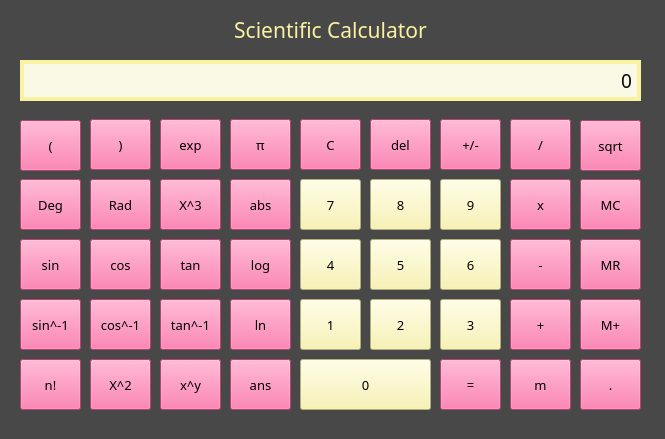
<?xml version="1.0" encoding="UTF-8"?>
<ui version="4.0">
 <class>MainWindow</class>
 <widget class="QMainWindow" name="MainWindow">
  <property name="geometry">
   <rect>
    <x>0</x>
    <y>0</y>
    <width>665</width>
    <height>439</height>
   </rect>
  </property>
  <property name="windowTitle">
   <string>Calculator</string>
  </property>
  <property name="windowIcon">
   <iconset>
    <normaloff>../../Codemy/GUI/gui-images/icons/bonus/icons-shadowless-24/calculator.png</normaloff>../../Codemy/GUI/gui-images/icons/bonus/icons-shadowless-24/calculator.png</iconset>
  </property>
  <property name="styleSheet">
   <string notr="true">background-color:rgb(72, 72, 72);</string>
  </property>
  <widget class="QWidget" name="centralwidget">
   <widget class="QLabel" name="label">
    <property name="geometry">
     <rect>
      <x>170</x>
      <y>14</y>
      <width>321</width>
      <height>31</height>
     </rect>
    </property>
    <property name="sizePolicy">
     <sizepolicy hsizetype="Preferred" vsizetype="Preferred">
      <horstretch>0</horstretch>
      <verstretch>0</verstretch>
     </sizepolicy>
    </property>
    <property name="font">
     <font>
      <family>Eras Demi ITC</family>
      <pointsize>16</pointsize>
     </font>
    </property>
    <property name="autoFillBackground">
     <bool>false</bool>
    </property>
    <property name="styleSheet">
     <string notr="true">color: rgb(249, 242, 162);</string>
    </property>
    <property name="frameShape">
     <enum>QFrame::NoFrame</enum>
    </property>
    <property name="frameShadow">
     <enum>QFrame::Plain</enum>
    </property>
    <property name="text">
     <string>Scientific Calculator</string>
    </property>
    <property name="alignment">
     <set>Qt::AlignCenter</set>
    </property>
   </widget>
   <widget class="QPushButton" name="btn_open">
    <property name="geometry">
     <rect>
      <x>20</x>
      <y>120</y>
      <width>61</width>
      <height>51</height>
     </rect>
    </property>
    <property name="sizePolicy">
     <sizepolicy hsizetype="Minimum" vsizetype="Fixed">
      <horstretch>0</horstretch>
      <verstretch>0</verstretch>
     </sizepolicy>
    </property>
    <property name="font">
     <font>
      <family>Eras Demi ITC</family>
      <pointsize>10</pointsize>
      <weight>50</weight>
      <bold>false</bold>
      <strikeout>false</strikeout>
      <kerning>false</kerning>
     </font>
    </property>
    <property name="styleSheet">
     <string notr="true">background-color:rgb(255, 92, 157) ;
</string>
    </property>
    <property name="text">
     <string>(</string>
    </property>
   </widget>
   <widget class="QPushButton" name="btn_Deg">
    <property name="geometry">
     <rect>
      <x>20</x>
      <y>179</y>
      <width>61</width>
      <height>51</height>
     </rect>
    </property>
    <property name="sizePolicy">
     <sizepolicy hsizetype="Minimum" vsizetype="Fixed">
      <horstretch>0</horstretch>
      <verstretch>0</verstretch>
     </sizepolicy>
    </property>
    <property name="font">
     <font>
      <family>Eras Demi ITC</family>
      <pointsize>10</pointsize>
      <weight>50</weight>
      <bold>false</bold>
      <strikeout>false</strikeout>
      <kerning>false</kerning>
     </font>
    </property>
    <property name="styleSheet">
     <string notr="true">background-color:rgb(255, 92, 157) ;
</string>
    </property>
    <property name="text">
     <string>Deg</string>
    </property>
   </widget>
   <widget class="QPushButton" name="btn_sin">
    <property name="geometry">
     <rect>
      <x>20</x>
      <y>239</y>
      <width>61</width>
      <height>51</height>
     </rect>
    </property>
    <property name="sizePolicy">
     <sizepolicy hsizetype="Minimum" vsizetype="Fixed">
      <horstretch>0</horstretch>
      <verstretch>0</verstretch>
     </sizepolicy>
    </property>
    <property name="font">
     <font>
      <family>Eras Demi ITC</family>
      <pointsize>10</pointsize>
      <weight>50</weight>
      <bold>false</bold>
      <strikeout>false</strikeout>
      <kerning>false</kerning>
     </font>
    </property>
    <property name="styleSheet">
     <string notr="true">background-color:rgb(255, 92, 157) ;
</string>
    </property>
    <property name="text">
     <string>sin</string>
    </property>
   </widget>
   <widget class="QPushButton" name="btn_arcsin">
    <property name="geometry">
     <rect>
      <x>20</x>
      <y>299</y>
      <width>61</width>
      <height>51</height>
     </rect>
    </property>
    <property name="sizePolicy">
     <sizepolicy hsizetype="Minimum" vsizetype="Fixed">
      <horstretch>0</horstretch>
      <verstretch>0</verstretch>
     </sizepolicy>
    </property>
    <property name="font">
     <font>
      <family>Eras Demi ITC</family>
      <pointsize>10</pointsize>
      <weight>50</weight>
      <bold>false</bold>
      <strikeout>false</strikeout>
      <kerning>false</kerning>
     </font>
    </property>
    <property name="styleSheet">
     <string notr="true">background-color:rgb(255, 92, 157) ;
</string>
    </property>
    <property name="text">
     <string>sin^-1</string>
    </property>
   </widget>
   <widget class="QPushButton" name="btn_nf">
    <property name="geometry">
     <rect>
      <x>20</x>
      <y>359</y>
      <width>61</width>
      <height>51</height>
     </rect>
    </property>
    <property name="sizePolicy">
     <sizepolicy hsizetype="Minimum" vsizetype="Fixed">
      <horstretch>0</horstretch>
      <verstretch>0</verstretch>
     </sizepolicy>
    </property>
    <property name="font">
     <font>
      <family>Eras Demi ITC</family>
      <pointsize>10</pointsize>
      <weight>50</weight>
      <bold>false</bold>
      <strikeout>false</strikeout>
      <kerning>false</kerning>
     </font>
    </property>
    <property name="styleSheet">
     <string notr="true">background-color:rgb(255, 92, 157) ;
</string>
    </property>
    <property name="text">
     <string>n!</string>
    </property>
   </widget>
   <widget class="QPushButton" name="btn_xx">
    <property name="geometry">
     <rect>
      <x>90</x>
      <y>359</y>
      <width>61</width>
      <height>51</height>
     </rect>
    </property>
    <property name="sizePolicy">
     <sizepolicy hsizetype="Minimum" vsizetype="Fixed">
      <horstretch>0</horstretch>
      <verstretch>0</verstretch>
     </sizepolicy>
    </property>
    <property name="font">
     <font>
      <family>Eras Demi ITC</family>
      <pointsize>10</pointsize>
      <weight>50</weight>
      <bold>false</bold>
      <strikeout>false</strikeout>
      <kerning>false</kerning>
     </font>
    </property>
    <property name="styleSheet">
     <string notr="true">background-color:rgb(255, 92, 157) ;
</string>
    </property>
    <property name="text">
     <string>X^2</string>
    </property>
   </widget>
   <widget class="QPushButton" name="btn_close">
    <property name="geometry">
     <rect>
      <x>90</x>
      <y>119</y>
      <width>61</width>
      <height>51</height>
     </rect>
    </property>
    <property name="sizePolicy">
     <sizepolicy hsizetype="Minimum" vsizetype="Fixed">
      <horstretch>0</horstretch>
      <verstretch>0</verstretch>
     </sizepolicy>
    </property>
    <property name="font">
     <font>
      <family>Eras Demi ITC</family>
      <pointsize>10</pointsize>
      <weight>50</weight>
      <bold>false</bold>
      <strikeout>false</strikeout>
      <kerning>false</kerning>
     </font>
    </property>
    <property name="styleSheet">
     <string notr="true">background-color:rgb(255, 92, 157) ;
</string>
    </property>
    <property name="text">
     <string>)</string>
    </property>
   </widget>
   <widget class="QPushButton" name="btn_Rad">
    <property name="geometry">
     <rect>
      <x>90</x>
      <y>179</y>
      <width>61</width>
      <height>51</height>
     </rect>
    </property>
    <property name="sizePolicy">
     <sizepolicy hsizetype="Minimum" vsizetype="Fixed">
      <horstretch>0</horstretch>
      <verstretch>0</verstretch>
     </sizepolicy>
    </property>
    <property name="font">
     <font>
      <family>Eras Demi ITC</family>
      <pointsize>10</pointsize>
      <weight>50</weight>
      <bold>false</bold>
      <strikeout>false</strikeout>
      <kerning>false</kerning>
     </font>
    </property>
    <property name="styleSheet">
     <string notr="true">background-color:rgb(255, 92, 157) ;
</string>
    </property>
    <property name="text">
     <string>Rad</string>
    </property>
   </widget>
   <widget class="QPushButton" name="btn_cos">
    <property name="geometry">
     <rect>
      <x>90</x>
      <y>239</y>
      <width>61</width>
      <height>51</height>
     </rect>
    </property>
    <property name="sizePolicy">
     <sizepolicy hsizetype="Minimum" vsizetype="Fixed">
      <horstretch>0</horstretch>
      <verstretch>0</verstretch>
     </sizepolicy>
    </property>
    <property name="font">
     <font>
      <family>Eras Demi ITC</family>
      <pointsize>10</pointsize>
      <weight>50</weight>
      <bold>false</bold>
      <strikeout>false</strikeout>
      <kerning>false</kerning>
     </font>
    </property>
    <property name="styleSheet">
     <string notr="true">background-color:rgb(255, 92, 157) ;
</string>
    </property>
    <property name="text">
     <string>cos</string>
    </property>
   </widget>
   <widget class="QPushButton" name="btn_arccos">
    <property name="geometry">
     <rect>
      <x>90</x>
      <y>299</y>
      <width>61</width>
      <height>51</height>
     </rect>
    </property>
    <property name="sizePolicy">
     <sizepolicy hsizetype="Minimum" vsizetype="Fixed">
      <horstretch>0</horstretch>
      <verstretch>0</verstretch>
     </sizepolicy>
    </property>
    <property name="font">
     <font>
      <family>Eras Demi ITC</family>
      <pointsize>10</pointsize>
      <weight>50</weight>
      <bold>false</bold>
      <strikeout>false</strikeout>
      <kerning>false</kerning>
     </font>
    </property>
    <property name="styleSheet">
     <string notr="true">background-color:rgb(255, 92, 157) ;
</string>
    </property>
    <property name="text">
     <string>cos^-1</string>
    </property>
   </widget>
   <widget class="QPushButton" name="btn_xy">
    <property name="geometry">
     <rect>
      <x>160</x>
      <y>359</y>
      <width>61</width>
      <height>51</height>
     </rect>
    </property>
    <property name="sizePolicy">
     <sizepolicy hsizetype="Minimum" vsizetype="Fixed">
      <horstretch>0</horstretch>
      <verstretch>0</verstretch>
     </sizepolicy>
    </property>
    <property name="font">
     <font>
      <family>Eras Demi ITC</family>
      <pointsize>10</pointsize>
      <weight>50</weight>
      <bold>false</bold>
      <strikeout>false</strikeout>
      <kerning>false</kerning>
     </font>
    </property>
    <property name="styleSheet">
     <string notr="true">background-color:rgb(255, 92, 157) ;
</string>
    </property>
    <property name="text">
     <string>x^y</string>
    </property>
   </widget>
   <widget class="QPushButton" name="btn_exp">
    <property name="geometry">
     <rect>
      <x>160</x>
      <y>119</y>
      <width>61</width>
      <height>51</height>
     </rect>
    </property>
    <property name="sizePolicy">
     <sizepolicy hsizetype="Minimum" vsizetype="Fixed">
      <horstretch>0</horstretch>
      <verstretch>0</verstretch>
     </sizepolicy>
    </property>
    <property name="font">
     <font>
      <family>Eras Demi ITC</family>
      <pointsize>10</pointsize>
      <weight>50</weight>
      <bold>false</bold>
      <strikeout>false</strikeout>
      <kerning>false</kerning>
     </font>
    </property>
    <property name="styleSheet">
     <string notr="true">background-color:rgb(255, 92, 157) ;
</string>
    </property>
    <property name="text">
     <string>exp</string>
    </property>
   </widget>
   <widget class="QPushButton" name="btn_xxx">
    <property name="geometry">
     <rect>
      <x>160</x>
      <y>179</y>
      <width>61</width>
      <height>51</height>
     </rect>
    </property>
    <property name="sizePolicy">
     <sizepolicy hsizetype="Minimum" vsizetype="Fixed">
      <horstretch>0</horstretch>
      <verstretch>0</verstretch>
     </sizepolicy>
    </property>
    <property name="font">
     <font>
      <family>Eras Demi ITC</family>
      <pointsize>10</pointsize>
      <weight>50</weight>
      <bold>false</bold>
      <strikeout>false</strikeout>
      <kerning>false</kerning>
     </font>
    </property>
    <property name="styleSheet">
     <string notr="true">background-color:rgb(255, 92, 157) ;
</string>
    </property>
    <property name="text">
     <string>X^3</string>
    </property>
   </widget>
   <widget class="QPushButton" name="btn_tan">
    <property name="geometry">
     <rect>
      <x>160</x>
      <y>239</y>
      <width>61</width>
      <height>51</height>
     </rect>
    </property>
    <property name="sizePolicy">
     <sizepolicy hsizetype="Minimum" vsizetype="Fixed">
      <horstretch>0</horstretch>
      <verstretch>0</verstretch>
     </sizepolicy>
    </property>
    <property name="font">
     <font>
      <family>Eras Demi ITC</family>
      <pointsize>10</pointsize>
      <weight>50</weight>
      <bold>false</bold>
      <strikeout>false</strikeout>
      <kerning>false</kerning>
     </font>
    </property>
    <property name="styleSheet">
     <string notr="true">background-color:rgb(255, 92, 157) ;
</string>
    </property>
    <property name="text">
     <string>tan</string>
    </property>
   </widget>
   <widget class="QPushButton" name="btn_arctan">
    <property name="geometry">
     <rect>
      <x>160</x>
      <y>299</y>
      <width>61</width>
      <height>51</height>
     </rect>
    </property>
    <property name="sizePolicy">
     <sizepolicy hsizetype="Minimum" vsizetype="Fixed">
      <horstretch>0</horstretch>
      <verstretch>0</verstretch>
     </sizepolicy>
    </property>
    <property name="font">
     <font>
      <family>Eras Demi ITC</family>
      <pointsize>10</pointsize>
      <weight>50</weight>
      <bold>false</bold>
      <strikeout>false</strikeout>
      <kerning>false</kerning>
     </font>
    </property>
    <property name="styleSheet">
     <string notr="true">background-color:rgb(255, 92, 157) ;
</string>
    </property>
    <property name="text">
     <string>tan^-1</string>
    </property>
   </widget>
   <widget class="QPushButton" name="btn_ans">
    <property name="geometry">
     <rect>
      <x>230</x>
      <y>359</y>
      <width>61</width>
      <height>51</height>
     </rect>
    </property>
    <property name="sizePolicy">
     <sizepolicy hsizetype="Minimum" vsizetype="Fixed">
      <horstretch>0</horstretch>
      <verstretch>0</verstretch>
     </sizepolicy>
    </property>
    <property name="font">
     <font>
      <family>Eras Demi ITC</family>
      <pointsize>10</pointsize>
      <weight>50</weight>
      <bold>false</bold>
      <strikeout>false</strikeout>
      <kerning>false</kerning>
     </font>
    </property>
    <property name="styleSheet">
     <string notr="true">background-color:rgb(255, 92, 157) ;
</string>
    </property>
    <property name="text">
     <string>ans</string>
    </property>
   </widget>
   <widget class="QPushButton" name="btn_pi">
    <property name="geometry">
     <rect>
      <x>230</x>
      <y>119</y>
      <width>61</width>
      <height>51</height>
     </rect>
    </property>
    <property name="sizePolicy">
     <sizepolicy hsizetype="Minimum" vsizetype="Fixed">
      <horstretch>0</horstretch>
      <verstretch>0</verstretch>
     </sizepolicy>
    </property>
    <property name="font">
     <font>
      <family>Eras Demi ITC</family>
      <pointsize>10</pointsize>
      <weight>50</weight>
      <bold>false</bold>
      <strikeout>false</strikeout>
      <kerning>false</kerning>
     </font>
    </property>
    <property name="styleSheet">
     <string notr="true">background-color:rgb(255, 92, 157) ;
</string>
    </property>
    <property name="text">
     <string>π</string>
    </property>
   </widget>
   <widget class="QPushButton" name="btn_abs">
    <property name="geometry">
     <rect>
      <x>230</x>
      <y>179</y>
      <width>61</width>
      <height>51</height>
     </rect>
    </property>
    <property name="sizePolicy">
     <sizepolicy hsizetype="Minimum" vsizetype="Fixed">
      <horstretch>0</horstretch>
      <verstretch>0</verstretch>
     </sizepolicy>
    </property>
    <property name="font">
     <font>
      <family>Eras Demi ITC</family>
      <pointsize>10</pointsize>
      <weight>50</weight>
      <bold>false</bold>
      <strikeout>false</strikeout>
      <kerning>false</kerning>
     </font>
    </property>
    <property name="styleSheet">
     <string notr="true">background-color:rgb(255, 92, 157) ;
</string>
    </property>
    <property name="text">
     <string>abs</string>
    </property>
   </widget>
   <widget class="QPushButton" name="btn_log">
    <property name="geometry">
     <rect>
      <x>230</x>
      <y>239</y>
      <width>61</width>
      <height>51</height>
     </rect>
    </property>
    <property name="sizePolicy">
     <sizepolicy hsizetype="Minimum" vsizetype="Fixed">
      <horstretch>0</horstretch>
      <verstretch>0</verstretch>
     </sizepolicy>
    </property>
    <property name="font">
     <font>
      <family>Eras Demi ITC</family>
      <pointsize>10</pointsize>
      <weight>50</weight>
      <bold>false</bold>
      <strikeout>false</strikeout>
      <kerning>false</kerning>
     </font>
    </property>
    <property name="styleSheet">
     <string notr="true">background-color:rgb(255, 92, 157) ;
</string>
    </property>
    <property name="text">
     <string>log</string>
    </property>
   </widget>
   <widget class="QPushButton" name="btn_ln">
    <property name="geometry">
     <rect>
      <x>230</x>
      <y>299</y>
      <width>61</width>
      <height>51</height>
     </rect>
    </property>
    <property name="sizePolicy">
     <sizepolicy hsizetype="Minimum" vsizetype="Fixed">
      <horstretch>0</horstretch>
      <verstretch>0</verstretch>
     </sizepolicy>
    </property>
    <property name="font">
     <font>
      <family>Eras Demi ITC</family>
      <pointsize>10</pointsize>
      <weight>50</weight>
      <bold>false</bold>
      <strikeout>false</strikeout>
      <kerning>false</kerning>
     </font>
    </property>
    <property name="styleSheet">
     <string notr="true">background-color:rgb(255, 92, 157) ;
</string>
    </property>
    <property name="text">
     <string>ln</string>
    </property>
   </widget>
   <widget class="QPushButton" name="btn_C">
    <property name="geometry">
     <rect>
      <x>300</x>
      <y>119</y>
      <width>61</width>
      <height>51</height>
     </rect>
    </property>
    <property name="sizePolicy">
     <sizepolicy hsizetype="Minimum" vsizetype="Fixed">
      <horstretch>0</horstretch>
      <verstretch>0</verstretch>
     </sizepolicy>
    </property>
    <property name="font">
     <font>
      <family>Eras Demi ITC</family>
      <pointsize>10</pointsize>
      <weight>50</weight>
      <bold>false</bold>
      <strikeout>false</strikeout>
      <kerning>false</kerning>
     </font>
    </property>
    <property name="styleSheet">
     <string notr="true">background-color:rgb(255, 92, 157) ;
</string>
    </property>
    <property name="text">
     <string>C</string>
    </property>
   </widget>
   <widget class="QPushButton" name="btn_7">
    <property name="geometry">
     <rect>
      <x>300</x>
      <y>179</y>
      <width>61</width>
      <height>51</height>
     </rect>
    </property>
    <property name="sizePolicy">
     <sizepolicy hsizetype="Minimum" vsizetype="Fixed">
      <horstretch>0</horstretch>
      <verstretch>0</verstretch>
     </sizepolicy>
    </property>
    <property name="font">
     <font>
      <family>Eras Demi ITC</family>
      <pointsize>10</pointsize>
      <weight>50</weight>
      <bold>false</bold>
      <strikeout>false</strikeout>
      <kerning>false</kerning>
     </font>
    </property>
    <property name="styleSheet">
     <string notr="true">background-color: rgb(249, 242, 162);
</string>
    </property>
    <property name="text">
     <string>7</string>
    </property>
   </widget>
   <widget class="QPushButton" name="btn_4">
    <property name="geometry">
     <rect>
      <x>300</x>
      <y>239</y>
      <width>61</width>
      <height>51</height>
     </rect>
    </property>
    <property name="sizePolicy">
     <sizepolicy hsizetype="Minimum" vsizetype="Fixed">
      <horstretch>0</horstretch>
      <verstretch>0</verstretch>
     </sizepolicy>
    </property>
    <property name="font">
     <font>
      <family>Eras Demi ITC</family>
      <pointsize>10</pointsize>
      <weight>50</weight>
      <bold>false</bold>
      <strikeout>false</strikeout>
      <kerning>false</kerning>
     </font>
    </property>
    <property name="styleSheet">
     <string notr="true">background-color: rgb(249, 242, 162);
</string>
    </property>
    <property name="text">
     <string>4</string>
    </property>
   </widget>
   <widget class="QPushButton" name="btn_1">
    <property name="geometry">
     <rect>
      <x>300</x>
      <y>299</y>
      <width>61</width>
      <height>51</height>
     </rect>
    </property>
    <property name="sizePolicy">
     <sizepolicy hsizetype="Minimum" vsizetype="Fixed">
      <horstretch>0</horstretch>
      <verstretch>0</verstretch>
     </sizepolicy>
    </property>
    <property name="font">
     <font>
      <family>Eras Demi ITC</family>
      <pointsize>10</pointsize>
      <weight>50</weight>
      <bold>false</bold>
      <strikeout>false</strikeout>
      <kerning>false</kerning>
     </font>
    </property>
    <property name="styleSheet">
     <string notr="true">background-color: rgb(249, 242, 162);
</string>
    </property>
    <property name="text">
     <string>1</string>
    </property>
   </widget>
   <widget class="QPushButton" name="btn_0">
    <property name="geometry">
     <rect>
      <x>300</x>
      <y>359</y>
      <width>131</width>
      <height>51</height>
     </rect>
    </property>
    <property name="sizePolicy">
     <sizepolicy hsizetype="Minimum" vsizetype="Fixed">
      <horstretch>0</horstretch>
      <verstretch>0</verstretch>
     </sizepolicy>
    </property>
    <property name="font">
     <font>
      <family>Eras Demi ITC</family>
      <pointsize>10</pointsize>
      <weight>50</weight>
      <bold>false</bold>
      <strikeout>false</strikeout>
      <kerning>false</kerning>
     </font>
    </property>
    <property name="styleSheet">
     <string notr="true">background-color: rgb(249, 242, 162);
</string>
    </property>
    <property name="text">
     <string>0</string>
    </property>
   </widget>
   <widget class="QPushButton" name="btn_del">
    <property name="geometry">
     <rect>
      <x>370</x>
      <y>119</y>
      <width>61</width>
      <height>51</height>
     </rect>
    </property>
    <property name="sizePolicy">
     <sizepolicy hsizetype="Minimum" vsizetype="Fixed">
      <horstretch>0</horstretch>
      <verstretch>0</verstretch>
     </sizepolicy>
    </property>
    <property name="font">
     <font>
      <family>Eras Demi ITC</family>
      <pointsize>10</pointsize>
      <weight>50</weight>
      <bold>false</bold>
      <strikeout>false</strikeout>
      <kerning>false</kerning>
     </font>
    </property>
    <property name="styleSheet">
     <string notr="true">background-color:rgb(255, 92, 157) ;
</string>
    </property>
    <property name="text">
     <string>del</string>
    </property>
   </widget>
   <widget class="QPushButton" name="btn_8">
    <property name="geometry">
     <rect>
      <x>370</x>
      <y>179</y>
      <width>61</width>
      <height>51</height>
     </rect>
    </property>
    <property name="sizePolicy">
     <sizepolicy hsizetype="Minimum" vsizetype="Fixed">
      <horstretch>0</horstretch>
      <verstretch>0</verstretch>
     </sizepolicy>
    </property>
    <property name="font">
     <font>
      <family>Eras Demi ITC</family>
      <pointsize>10</pointsize>
      <weight>50</weight>
      <bold>false</bold>
      <strikeout>false</strikeout>
      <kerning>false</kerning>
     </font>
    </property>
    <property name="styleSheet">
     <string notr="true">background-color: rgb(249, 242, 162);
</string>
    </property>
    <property name="text">
     <string>8</string>
    </property>
   </widget>
   <widget class="QPushButton" name="btn_5">
    <property name="geometry">
     <rect>
      <x>370</x>
      <y>239</y>
      <width>61</width>
      <height>51</height>
     </rect>
    </property>
    <property name="sizePolicy">
     <sizepolicy hsizetype="Minimum" vsizetype="Fixed">
      <horstretch>0</horstretch>
      <verstretch>0</verstretch>
     </sizepolicy>
    </property>
    <property name="font">
     <font>
      <family>Eras Demi ITC</family>
      <pointsize>10</pointsize>
      <weight>50</weight>
      <bold>false</bold>
      <strikeout>false</strikeout>
      <kerning>false</kerning>
     </font>
    </property>
    <property name="styleSheet">
     <string notr="true">background-color: rgb(249, 242, 162);
</string>
    </property>
    <property name="text">
     <string>5</string>
    </property>
   </widget>
   <widget class="QPushButton" name="btn_2">
    <property name="geometry">
     <rect>
      <x>370</x>
      <y>299</y>
      <width>61</width>
      <height>51</height>
     </rect>
    </property>
    <property name="sizePolicy">
     <sizepolicy hsizetype="Minimum" vsizetype="Fixed">
      <horstretch>0</horstretch>
      <verstretch>0</verstretch>
     </sizepolicy>
    </property>
    <property name="font">
     <font>
      <family>Eras Demi ITC</family>
      <pointsize>10</pointsize>
      <weight>50</weight>
      <bold>false</bold>
      <strikeout>false</strikeout>
      <kerning>false</kerning>
     </font>
    </property>
    <property name="styleSheet">
     <string notr="true">background-color: rgb(249, 242, 162);
</string>
    </property>
    <property name="text">
     <string>2</string>
    </property>
   </widget>
   <widget class="QPushButton" name="btn_equal">
    <property name="geometry">
     <rect>
      <x>440</x>
      <y>359</y>
      <width>61</width>
      <height>51</height>
     </rect>
    </property>
    <property name="sizePolicy">
     <sizepolicy hsizetype="Minimum" vsizetype="Fixed">
      <horstretch>0</horstretch>
      <verstretch>0</verstretch>
     </sizepolicy>
    </property>
    <property name="font">
     <font>
      <family>Eras Demi ITC</family>
      <pointsize>10</pointsize>
      <weight>50</weight>
      <bold>false</bold>
      <strikeout>false</strikeout>
      <kerning>false</kerning>
     </font>
    </property>
    <property name="styleSheet">
     <string notr="true">background-color:rgb(255, 92, 157) ;
</string>
    </property>
    <property name="text">
     <string>=</string>
    </property>
   </widget>
   <widget class="QPushButton" name="btn_plus_minus">
    <property name="geometry">
     <rect>
      <x>440</x>
      <y>119</y>
      <width>61</width>
      <height>51</height>
     </rect>
    </property>
    <property name="sizePolicy">
     <sizepolicy hsizetype="Minimum" vsizetype="Fixed">
      <horstretch>0</horstretch>
      <verstretch>0</verstretch>
     </sizepolicy>
    </property>
    <property name="font">
     <font>
      <family>Eras Demi ITC</family>
      <pointsize>10</pointsize>
      <weight>50</weight>
      <bold>false</bold>
      <strikeout>false</strikeout>
      <kerning>false</kerning>
     </font>
    </property>
    <property name="styleSheet">
     <string notr="true">background-color:rgb(255, 92, 157) ;
</string>
    </property>
    <property name="text">
     <string>+/-</string>
    </property>
   </widget>
   <widget class="QPushButton" name="btn_9">
    <property name="geometry">
     <rect>
      <x>440</x>
      <y>179</y>
      <width>61</width>
      <height>51</height>
     </rect>
    </property>
    <property name="sizePolicy">
     <sizepolicy hsizetype="Minimum" vsizetype="Fixed">
      <horstretch>0</horstretch>
      <verstretch>0</verstretch>
     </sizepolicy>
    </property>
    <property name="font">
     <font>
      <family>Eras Demi ITC</family>
      <pointsize>10</pointsize>
      <weight>50</weight>
      <bold>false</bold>
      <strikeout>false</strikeout>
      <kerning>false</kerning>
     </font>
    </property>
    <property name="styleSheet">
     <string notr="true">background-color: rgb(249, 242, 162);
</string>
    </property>
    <property name="text">
     <string>9</string>
    </property>
   </widget>
   <widget class="QPushButton" name="btn_6">
    <property name="geometry">
     <rect>
      <x>440</x>
      <y>239</y>
      <width>61</width>
      <height>51</height>
     </rect>
    </property>
    <property name="sizePolicy">
     <sizepolicy hsizetype="Minimum" vsizetype="Fixed">
      <horstretch>0</horstretch>
      <verstretch>0</verstretch>
     </sizepolicy>
    </property>
    <property name="font">
     <font>
      <family>Eras Demi ITC</family>
      <pointsize>10</pointsize>
      <weight>50</weight>
      <bold>false</bold>
      <strikeout>false</strikeout>
      <kerning>false</kerning>
     </font>
    </property>
    <property name="styleSheet">
     <string notr="true">background-color: rgb(249, 242, 162);
</string>
    </property>
    <property name="text">
     <string>6</string>
    </property>
   </widget>
   <widget class="QPushButton" name="btn_3">
    <property name="geometry">
     <rect>
      <x>440</x>
      <y>299</y>
      <width>61</width>
      <height>51</height>
     </rect>
    </property>
    <property name="sizePolicy">
     <sizepolicy hsizetype="Minimum" vsizetype="Fixed">
      <horstretch>0</horstretch>
      <verstretch>0</verstretch>
     </sizepolicy>
    </property>
    <property name="font">
     <font>
      <family>Eras Demi ITC</family>
      <pointsize>10</pointsize>
      <weight>50</weight>
      <bold>false</bold>
      <strikeout>false</strikeout>
      <kerning>false</kerning>
     </font>
    </property>
    <property name="styleSheet">
     <string notr="true">background-color: rgb(249, 242, 162);
</string>
    </property>
    <property name="text">
     <string>3</string>
    </property>
   </widget>
   <widget class="QPushButton" name="btn_m">
    <property name="geometry">
     <rect>
      <x>510</x>
      <y>359</y>
      <width>61</width>
      <height>51</height>
     </rect>
    </property>
    <property name="sizePolicy">
     <sizepolicy hsizetype="Minimum" vsizetype="Fixed">
      <horstretch>0</horstretch>
      <verstretch>0</verstretch>
     </sizepolicy>
    </property>
    <property name="font">
     <font>
      <family>Eras Demi ITC</family>
      <pointsize>10</pointsize>
      <weight>50</weight>
      <bold>false</bold>
      <strikeout>false</strikeout>
      <kerning>false</kerning>
     </font>
    </property>
    <property name="styleSheet">
     <string notr="true">background-color:rgb(255, 92, 157) ;
</string>
    </property>
    <property name="text">
     <string>m</string>
    </property>
   </widget>
   <widget class="QPushButton" name="btn_divide">
    <property name="geometry">
     <rect>
      <x>510</x>
      <y>119</y>
      <width>61</width>
      <height>51</height>
     </rect>
    </property>
    <property name="sizePolicy">
     <sizepolicy hsizetype="Minimum" vsizetype="Fixed">
      <horstretch>0</horstretch>
      <verstretch>0</verstretch>
     </sizepolicy>
    </property>
    <property name="font">
     <font>
      <family>Eras Demi ITC</family>
      <pointsize>10</pointsize>
      <weight>50</weight>
      <bold>false</bold>
      <strikeout>false</strikeout>
      <kerning>false</kerning>
     </font>
    </property>
    <property name="styleSheet">
     <string notr="true">background-color:rgb(255, 92, 157) ;
</string>
    </property>
    <property name="text">
     <string>/</string>
    </property>
   </widget>
   <widget class="QPushButton" name="btn_x">
    <property name="geometry">
     <rect>
      <x>510</x>
      <y>179</y>
      <width>61</width>
      <height>51</height>
     </rect>
    </property>
    <property name="sizePolicy">
     <sizepolicy hsizetype="Minimum" vsizetype="Fixed">
      <horstretch>0</horstretch>
      <verstretch>0</verstretch>
     </sizepolicy>
    </property>
    <property name="font">
     <font>
      <family>Eras Demi ITC</family>
      <pointsize>10</pointsize>
      <weight>50</weight>
      <bold>false</bold>
      <strikeout>false</strikeout>
      <kerning>false</kerning>
     </font>
    </property>
    <property name="styleSheet">
     <string notr="true">background-color:rgb(255, 92, 157) ;
</string>
    </property>
    <property name="text">
     <string>x</string>
    </property>
   </widget>
   <widget class="QPushButton" name="btn_minus">
    <property name="geometry">
     <rect>
      <x>510</x>
      <y>239</y>
      <width>61</width>
      <height>51</height>
     </rect>
    </property>
    <property name="sizePolicy">
     <sizepolicy hsizetype="Minimum" vsizetype="Fixed">
      <horstretch>0</horstretch>
      <verstretch>0</verstretch>
     </sizepolicy>
    </property>
    <property name="font">
     <font>
      <family>Eras Demi ITC</family>
      <pointsize>10</pointsize>
      <weight>50</weight>
      <bold>false</bold>
      <strikeout>false</strikeout>
      <kerning>false</kerning>
     </font>
    </property>
    <property name="styleSheet">
     <string notr="true">background-color:rgb(255, 92, 157) ;
</string>
    </property>
    <property name="text">
     <string>-</string>
    </property>
   </widget>
   <widget class="QPushButton" name="btn_plus">
    <property name="geometry">
     <rect>
      <x>510</x>
      <y>299</y>
      <width>61</width>
      <height>51</height>
     </rect>
    </property>
    <property name="sizePolicy">
     <sizepolicy hsizetype="Minimum" vsizetype="Fixed">
      <horstretch>0</horstretch>
      <verstretch>0</verstretch>
     </sizepolicy>
    </property>
    <property name="font">
     <font>
      <family>Eras Demi ITC</family>
      <pointsize>10</pointsize>
      <weight>50</weight>
      <bold>false</bold>
      <strikeout>false</strikeout>
      <kerning>false</kerning>
     </font>
    </property>
    <property name="styleSheet">
     <string notr="true">background-color:rgb(255, 92, 157) ;
</string>
    </property>
    <property name="text">
     <string>+</string>
    </property>
   </widget>
   <widget class="QPushButton" name="btn_dot">
    <property name="geometry">
     <rect>
      <x>580</x>
      <y>359</y>
      <width>61</width>
      <height>51</height>
     </rect>
    </property>
    <property name="sizePolicy">
     <sizepolicy hsizetype="Minimum" vsizetype="Fixed">
      <horstretch>0</horstretch>
      <verstretch>0</verstretch>
     </sizepolicy>
    </property>
    <property name="font">
     <font>
      <family>Eras Demi ITC</family>
      <pointsize>10</pointsize>
      <weight>50</weight>
      <bold>false</bold>
      <strikeout>false</strikeout>
      <kerning>false</kerning>
     </font>
    </property>
    <property name="styleSheet">
     <string notr="true">background-color:rgb(255, 92, 157) ;
</string>
    </property>
    <property name="text">
     <string>.</string>
    </property>
   </widget>
   <widget class="QPushButton" name="btn_sqrt">
    <property name="geometry">
     <rect>
      <x>580</x>
      <y>120</y>
      <width>61</width>
      <height>51</height>
     </rect>
    </property>
    <property name="sizePolicy">
     <sizepolicy hsizetype="Minimum" vsizetype="Fixed">
      <horstretch>0</horstretch>
      <verstretch>0</verstretch>
     </sizepolicy>
    </property>
    <property name="font">
     <font>
      <family>Eras Demi ITC</family>
      <pointsize>10</pointsize>
      <weight>50</weight>
      <bold>false</bold>
      <strikeout>false</strikeout>
      <kerning>false</kerning>
     </font>
    </property>
    <property name="styleSheet">
     <string notr="true">background-color:rgb(255, 92, 157) ;
</string>
    </property>
    <property name="text">
     <string>sqrt</string>
    </property>
   </widget>
   <widget class="QPushButton" name="btn_MC">
    <property name="geometry">
     <rect>
      <x>580</x>
      <y>179</y>
      <width>61</width>
      <height>51</height>
     </rect>
    </property>
    <property name="sizePolicy">
     <sizepolicy hsizetype="Minimum" vsizetype="Fixed">
      <horstretch>0</horstretch>
      <verstretch>0</verstretch>
     </sizepolicy>
    </property>
    <property name="font">
     <font>
      <family>Eras Demi ITC</family>
      <pointsize>10</pointsize>
      <weight>50</weight>
      <bold>false</bold>
      <strikeout>false</strikeout>
      <kerning>false</kerning>
     </font>
    </property>
    <property name="styleSheet">
     <string notr="true">background-color:rgb(255, 92, 157) ;
</string>
    </property>
    <property name="text">
     <string>MC</string>
    </property>
   </widget>
   <widget class="QPushButton" name="btn_MR">
    <property name="geometry">
     <rect>
      <x>580</x>
      <y>239</y>
      <width>61</width>
      <height>51</height>
     </rect>
    </property>
    <property name="sizePolicy">
     <sizepolicy hsizetype="Minimum" vsizetype="Fixed">
      <horstretch>0</horstretch>
      <verstretch>0</verstretch>
     </sizepolicy>
    </property>
    <property name="font">
     <font>
      <family>Eras Demi ITC</family>
      <pointsize>10</pointsize>
      <weight>50</weight>
      <bold>false</bold>
      <strikeout>false</strikeout>
      <kerning>false</kerning>
     </font>
    </property>
    <property name="styleSheet">
     <string notr="true">background-color:rgb(255, 92, 157) ;
</string>
    </property>
    <property name="text">
     <string>MR</string>
    </property>
   </widget>
   <widget class="QPushButton" name="btn_Mplus">
    <property name="geometry">
     <rect>
      <x>580</x>
      <y>299</y>
      <width>61</width>
      <height>51</height>
     </rect>
    </property>
    <property name="sizePolicy">
     <sizepolicy hsizetype="Minimum" vsizetype="Fixed">
      <horstretch>0</horstretch>
      <verstretch>0</verstretch>
     </sizepolicy>
    </property>
    <property name="font">
     <font>
      <family>Eras Demi ITC</family>
      <pointsize>10</pointsize>
      <weight>50</weight>
      <bold>false</bold>
      <strikeout>false</strikeout>
      <kerning>false</kerning>
     </font>
    </property>
    <property name="styleSheet">
     <string notr="true">background-color:rgb(255, 92, 157) ;
</string>
    </property>
    <property name="text">
     <string>M+</string>
    </property>
   </widget>
   <widget class="QLabel" name="label_output">
    <property name="geometry">
     <rect>
      <x>20</x>
      <y>60</y>
      <width>621</width>
      <height>41</height>
     </rect>
    </property>
    <property name="font">
     <font>
      <family>Eras Demi ITC</family>
      <pointsize>14</pointsize>
     </font>
    </property>
    <property name="layoutDirection">
     <enum>Qt::RightToLeft</enum>
    </property>
    <property name="styleSheet">
     <string notr="true">border: 4px Solid rgb(249, 242, 162);
background-color: rgb(249, 249, 229);</string>
    </property>
    <property name="frameShadow">
     <enum>QFrame::Raised</enum>
    </property>
    <property name="text">
     <string>0</string>
    </property>
    <property name="alignment">
     <set>Qt::AlignRight|Qt::AlignTrailing|Qt::AlignVCenter</set>
    </property>
    <property name="margin">
     <number>5</number>
    </property>
   </widget>
  </widget>
  <widget class="QMenuBar" name="menubar">
   <property name="geometry">
    <rect>
     <x>0</x>
     <y>0</y>
     <width>665</width>
     <height>26</height>
    </rect>
   </property>
  </widget>
  <widget class="QStatusBar" name="statusbar"/>
 </widget>
 <resources/>
 <connections/>
</ui>
